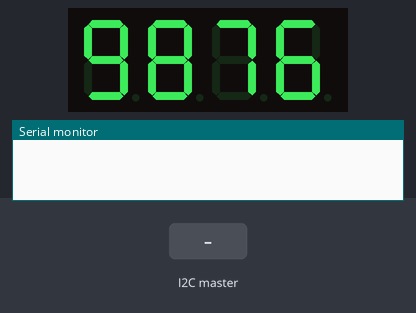
The sketch below on a simulated Arduino Uno, built with avr-gcc and run on an emulated ATmega328P. On the bench: 4-digit seven-segment display, the last lines printed to the serial monitor. Wiring (inferred from the names in the program): 4-digit 7-segment display, segments lit when HIGH: segments pin 2, pin 3, pin 4, pin 5, pin 6, pin 7, pin 8, A2; digit selects pin 12, pin 11, pin 10, pin 9. The inputs (shaded band) are chosen by the test bench. The segment pins are drawn as the display they are named for.

Above: at 1.2 s.
1.3 s: the I2C master sends the byte 1
At 1.8 s:
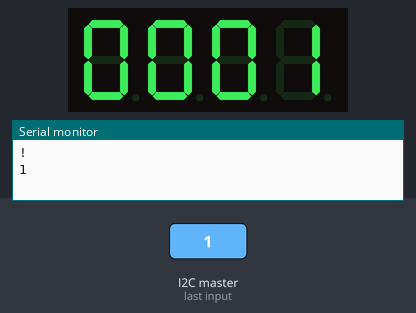
2.8 s: the I2C master sends the byte 0
At 4.0 s:
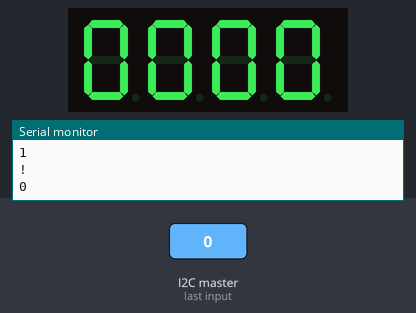
Timing chart, 0 to 5.8 s (numbered marks = the images above; inputs shaded):
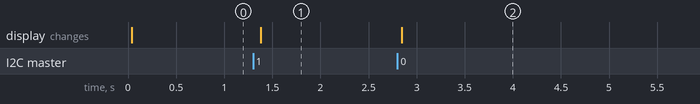

The sketch:

7_DIGIT_PANEL_v3_slave_.ino
```cpp
#include "GyverTimers.h"
#include <Wire.h>
#define A 2
#define B 3
#define C 4
#define D 5
#define E 6
#define F 7
#define G 8
#define DP A2
#define D1 12
#define D2 11
#define D3 10
#define D4 9
char digit[] = {D1,D2,D3,D4};
char segment[] = {A,B,C,D,E,F,G};
int num [][7] = {
  {1,1,1,1,1,1,0}, // 0
  {0,1,1,0,0,0,0}, // 1
  {1,1,0,1,1,0,1}, // 2
  {1,1,1,1,0,0,1}, // 3
  {0,1,1,0,0,1,1}, // 4
  {1,0,1,1,0,1,1}, // 5
  {1,0,1,1,1,1,1}, // 6
  {1,1,1,0,0,0,0}, // 7
  {1,1,1,1,1,1,1}, // 8
  {1,1,1,1,0,1,1}  // 9
};
long number = 9876.54;
int delay_time = 6;
int i = 0;

int N1 = ((number%10000)/1000)%10;
int N2 = ((number%10000)/100)%10;
int N3 = ((number%10000)/10)%10;
int N4 = (number%10000)%10;
int num_div[] = {N1, N2, N3, N4};

void setup() {
  pinMode(A, OUTPUT);
  pinMode(B, OUTPUT);
  pinMode(C, OUTPUT);
  pinMode(D, OUTPUT);
  pinMode(E, OUTPUT);
  pinMode(F, OUTPUT);
  pinMode(G, OUTPUT);
  pinMode(DP, OUTPUT);
  pinMode(D1, OUTPUT);
  pinMode(D2, OUTPUT);
  pinMode(D3, OUTPUT);
  pinMode(D4, OUTPUT);
  digitalWrite(D1, HIGH);
  digitalWrite(D2, HIGH);
  digitalWrite(D3, HIGH);
  digitalWrite(D4, HIGH);
  Serial.begin(9600);

  Wire.begin(0x08);
  Wire.onReceive(receiveEvent);
}

void loop() {
  for(i=0; i<4; i++){
    writeDigit(i, num_div[i]);
  }
}

void writeDigit(int d, int f){
digitalWrite(digit[d], LOW);
  for(int i=0; i<sizeof(segment);i++){
    digitalWrite(segment[i], num[f][i]);
  }
delay(delay_time);
digitalWrite(digit[d], HIGH);
}

void receiveEvent(){ //int receive_num
  Serial.println("!");
  int receive_num = Wire.read();
  Serial.println(receive_num);
  num_div[0] = ((receive_num%10000)/1000)%10;
  num_div[1] = ((receive_num%10000)/100)%10;
  num_div[2] = ((receive_num%10000)/10)%10;
  num_div[3] = (receive_num%10000)%10;
}
```

Measured:
- after the input at 1.3 s, the display: changes after 0.08 s (image 1)
- after the input at 2.8 s, the display: changes after 0.05 s (image 2)
